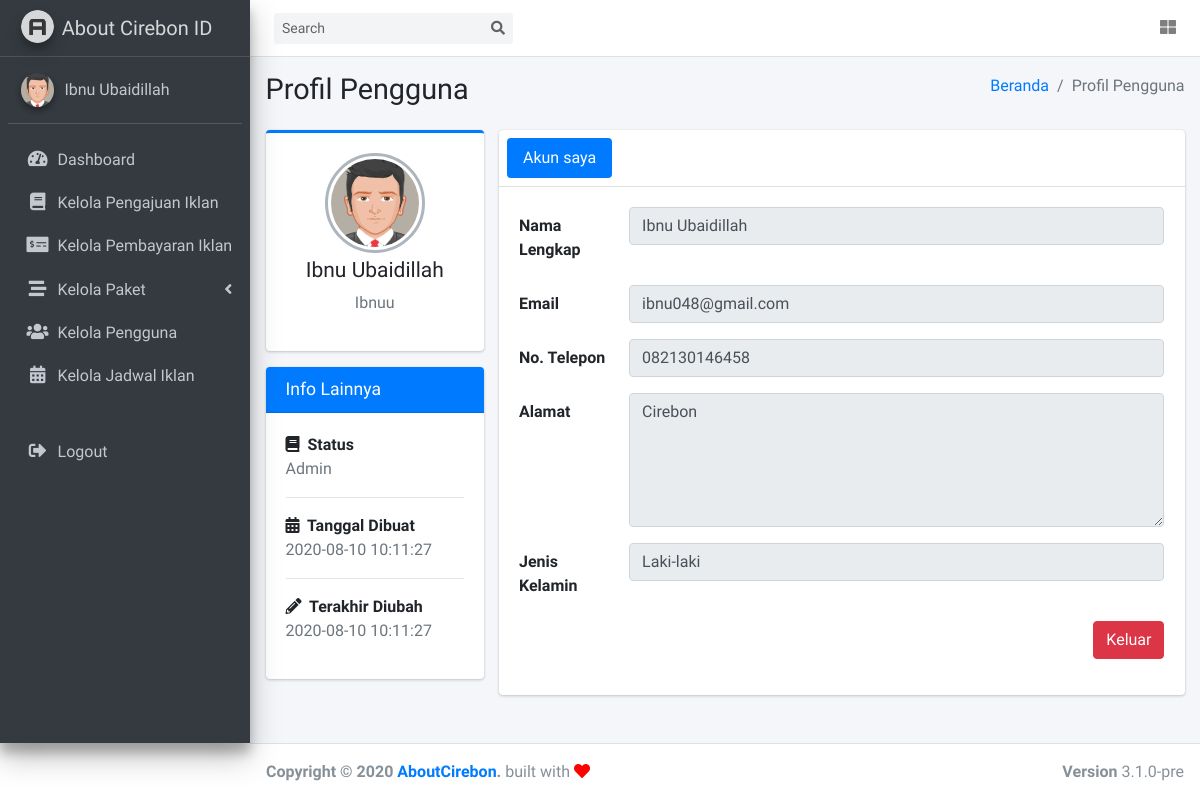
Page /index.php/profil on the committed database.
### tables this page shows
CREATE TABLE `tbl_pengguna` (
  `id_pengguna` int(11) NOT NULL,
  `username` varchar(40) NOT NULL,
  `password` varchar(40) NOT NULL,
  `email` varchar(50) NOT NULL,
  `nama` varchar(50) NOT NULL,
  `alamat` varchar(255) NOT NULL,
  `no_telp` varchar(20) NOT NULL,
  `jenis_kelamin` varchar(20) NOT NULL,
  `level` int(1) NOT NULL COMMENT '1:admin, 2:atasan, 3:pelanggan',
  `tanggal_dibuat` timestamp NOT NULL DEFAULT current_timestamp() ON UPDATE current_timestamp(),
  `aktif` int(11) NOT NULL,
  `terakhir_diubah` timestamp NOT NULL DEFAULT current_timestamp() ON UPDATE current_timestamp()
);

### application/libraries/Template.php (called while the page is built)
<?php
Class Template
{
    var $template_data = array();
    function set($nama, $value)
    {
        $this->template_data[$nama] = $value;
    }
    function load($template = '', $view = '', $view_data = array(), $return = FALSE)
    {
        $this->CI =& get_instance();
        $this->set('contents', $this->CI->load->view($view, $view_data, TRUE));
        return $this->CI->load->view($template, $this->template_data, $return);
    }
}
?>

### application/controllers/Profil.php (called while the page is built, shortened)
<?php
class Profil extends CI_Controller {
	public function index()
	{
		$this->template->load('template', 'profil');
	}
}

### index.php (called while the page is built, shortened)
<?php
require_once BASEPATH.'core/CodeIgniter.php';

### application/libraries/Fungsi.php (called while the page is built, shortened)
<?php
Class Fungsi {
    protected $ci;
    public function __construct() {
        $this->ci =& get_instance();
    }
    public function user_login() {
        $user_id = $this->ci->session->userdata('userid');
        $user_data  = $this->ci->pengguna_m->get($user_id)->row();
        return $user_data;
    }
}

### application/models/Pengguna_m.php (called while the page is built, shortened)
<?php
class Pengguna_m extends CI_Model
{
    public function get($id = null)
    {
        $this->db->from('tbl_pengguna');
        $query = $this->db->get();
        return $query;
    }
}

### application/views/profil.php (the view)
<section class="content-header">
  <div class="container-fluid">
    <div class="row mb-2">
      <div class="col-sm-6">
        <h1>Profil Pengguna</h1>
      </div>
      <div class="col-sm-6">
        <ol class="breadcrumb float-sm-right">
          <li class="breadcrumb-item"><a href="#">Beranda</a></li>
          <li class="breadcrumb-item active">Profil Pengguna</li>
        </ol>
      </div>
    </div>
  </div>
</section>
<section class="content">
  <div class="container-fluid">
    <div class="row">
      <div class="col-md-3">
        <div class="card card-primary card-outline">
          <div class="card-body box-profile">
            <div class="text-center">
              <img class="profile-user-img img-fluid img-circle" src="<?= base_url() ?>/assets/dist/img/profile/default.png" alt="Foto pengguna">
            </div>
            <h3 class="profile-username text-center"><?= $this->fungsi->user_login()->nama ?></h3>
            <p class="text-muted text-center"><?= $this->fungsi->user_login()->username ?></p>
          </div>
        </div>
        <div class="card card-primary">
          <div class="card-header">
            <h3 class="card-title">Info Lainnya</h3>
          </div>
          <div class="card-body">
            <strong><i class="fas fa-book mr-1"></i> Status</strong>
            <p class="text-muted">
              <?php
              if ($this->fungsi->user_login()->level == 1) {
                echo "Admin";
              } else if ($this->fungsi->user_login()->level == 2) {
                echo "Atasan";
              } else {
                echo "Member";
              }
              ?>
            </p>
            <hr>
            <strong><i class="fas fa-calendar-alt mr-1"></i> Tanggal Dibuat</strong>
            <p class="text-muted"><?= $this->fungsi->user_login()->tanggal_dibuat ?></p>
            <hr>
            <strong><i class="fas fa-pencil-alt mr-1"></i> Terakhir Diubah</strong>
            <p class="text-muted">
              <?= $this->fungsi->user_login()->terakhir_diubah ?>
            </p>
          </div>
        </div>
      </div>
      <div class="col-md-9">
        <div class="card">
          <div class="card-header p-2">
            <ul class="nav nav-pills">
              <li class="nav-item"><a class="nav-link active" href="#akun" data-toggle="tab">Akun saya</a></li>
            </ul>
          </div>
          <div class="card-body">
            <div class="tab-content">
              <div class="active tab-pane" id="akun">
                <form class="form-horizontal">
                  <div class="form-group row">
                    <label for="inputName" class="col-sm-2 col-form-label">Nama Lengkap</label>
                    <div class="col-sm-10">
                      <input type="text" class="form-control" value="<?= $this->fungsi->user_login()->nama ?>" disabled>
                    </div>
                  </div>
                  <div class="form-group row">
                    <label for="inputEmail" class="col-sm-2 col-form-label">Email</label>
                    <div class="col-sm-10">
                      <input type="email" class="form-control" value="<?= $this->fungsi->user_login()->email ?>" disabled>
                    </div>
                  </div>
                  <div class="form-group row">
                    <label for="inputName2" class="col-sm-2 col-form-label">No. Telepon</label>
                    <div class="col-sm-10">
                      <input type="text" class="form-control" value="<?= $this->fungsi->user_login()->no_telp ?>" disabled>
                    </div>
                  </div>
                  <div class="form-group row">
                    <label for="inputExperience" class="col-sm-2 col-form-label">Alamat</label>
                    <div class="col-sm-10">
                      <textarea class="form-control" cols="30" rows="5" disabled><?= $this->fungsi->user_login()->alamat ?></textarea>
                    </div>
                  </div>
                  <div class="form-group row">
                    <label for="inputSkills" class="col-sm-2 col-form-label">Jenis Kelamin</label>
                    <div class="col-sm-10">
                      <input type="text" class="form-control" value="<?= $this->fungsi->user_login()->jenis_kelamin ?>" disabled>
                    </div>
                  </div>
                  <div class="form-group row">
                    <div class="offset-sm-2 col-sm-10">
                      <a class="btn btn-danger float-right" href="<?= site_url('auth/logout') ?>">Keluar</a>
                    </div>
                  </div>
                </form>
              </div>
            </div>
          </div>
        </div>
      </div>
    </div>
  </div>
</section>
</div>

### application/views/template.php (shortened to what this page needs)
<!DOCTYPE html>
<html lang="en">
<head>
  <link rel="stylesheet" href="<?= base_url() ?>assets/plugins/fontawesome-free/css/all.min.css">
  <link rel="stylesheet" href="https://cdnjs.cloudflare.com/ajax/libs/izitoast/1.4.0/css/iziToast.css" />
  <link rel="stylesheet" href="<?= base_url() ?>assets/plugins/datatables-bs4/css/dataTables.bootstrap4.min.css">
  <link rel="stylesheet" href="<?= base_url() ?>assets/plugins/datatables-responsive/css/responsive.bootstrap4.min.css">
  <link rel="stylesheet" href="<?= base_url() ?>assets/dist/css/adminlte.min.css">
</head>
<body class="hold-transition sidebar-mini">
  <div class="wrapper">
    <nav class="main-header navbar navbar-expand navbar-white navbar-light">
      <form class="form-inline ml-3">
        <div class="input-group input-group-sm">
          <input class="form-control form-control-navbar" type="search" placeholder="Search" aria-label="Search">
          <div class="input-group-append">
            <button class="btn btn-navbar" type="submit">
              <i class="fas fa-search"></i>
            </button>
          </div>
        </div>
      </form>
      <ul class="navbar-nav ml-auto">
        <li class="nav-item">
          <a class="nav-link" data-widget="control-sidebar" data-slide="true" href="#" role="button">
            <i class="fas fa-th-large"></i>
          </a>
        </li>
      </ul>
    </nav>
    <aside class="main-sidebar sidebar-dark-primary elevation-4">
      <a href="<?= base_url('dashboard') ?>" class="brand-link">
        <img src="<?= base_url() ?>assets/dist/img/AdminLTELogo.png" alt="AdminLTE Logo" class="brand-image img-circle elevation-3" style="opacity: .8">
        <span class="brand-text font-weight-light">About Cirebon ID</span>
      </a>
      <div class="sidebar">
        <div class="user-panel mt-3 pb-3 mb-3 d-flex">
          <div class="image">
            <img src="<?= base_url() ?>/assets/dist/img/profile/default.png" class="img-circle elevation-2" alt="User Image">
          </div>
          <div class="info">
            <a href="<?= base_url('profil') ?>" class="d-block"><?= $this->fungsi->user_login()->nama ?></a>
          </div>
        </div>
        <nav class="mt-2">
          <ul class="nav nav-pills nav-sidebar flex-column" data-widget="treeview" role="menu" data-accordion="false">
            <li class="nav-item has-treeview">
              <a href="<?= base_url('dashboard') ?>" class="nav-link <?= $this->uri->segment(1) == 'dashboard' || $this->uri->segment(1) == '' ? 'active' : '' ?>">
                <i class="nav-icon fas fa-tachometer-alt"></i>
                <p>
                  Dashboard
                </p>
              </a>
            </li>
            <?php if ($this->fungsi->user_login()->level == 1 || $this->fungsi->user_login()->level == 3) { ?>
              <li class="nav-item has-treeview">
                <a href="<?= base_url('pengajuan') ?>" class="nav-link <?= $this->uri->segment(1) == 'pengajuan' ? 'active' : '' ?>">
                  <i class="nav-icon fas fa-book"></i>
                  <p>
                    Kelola Pengajuan Iklan
                  </p>
                </a>
              </li>
              <li class="nav-item has-treeview">
                <a href="#" class="nav-link <?= $this->uri->segment(1) == 'pembayaran' ? 'active' : '' ?>">
                  <i class="nav-icon fas fa-money-check-alt"></i>
                  <p>
                    Kelola Pembayaran Iklan
                  </p>
                </a>
                <?php if ($this->fungsi->user_login()->level == 1) { ?>
              <li class="nav-item has-treeview <?= $this->uri->segment(1) == 'paket' || $this->uri->segment(1) == 'paket_detail' || $this->uri->segment(1) == 'tipe_paket' ? 'menu-open' : '' ?>">
                <a href="#" class="nav-link">
                  <i class="nav-icon fa fa-stream"></i>
                  <p>
                    Kelola Paket
                    <i class="right fas fa-angle-left"></i>
                  </p>
                </a>
                <?php } ?>
                <?php if ($this->fungsi->user_login()->level == 1) { ?>
              <li class="nav-item has-treeview">
                <a href="<?= base_url('pengguna') ?>" class="nav-link <?= $this->uri->segment(1) == 'pengguna' ? 'active' : '' ?>">
                  <i class="nav-icon fas fa-users"></i>
                  <p>
                    Kelola Pengguna
                  </p>
                </a>
              </li>
              <li class="nav-item has-treeview">
                <a href="#" class="nav-link">
                  <i class="nav-icon fa fa-calendar-alt"></i>
                  <p>
                    Kelola Jadwal Iklan
                  </p>
                </a>
              </li>
            <?php } ?>
          <?php } ?>
            <li class="nav-item has-treeview">
              <a href="<?= site_url('auth/logout') ?>" class="nav-link">
                <i class="nav-icon fa fa-sign-out-alt"></i>
                Logout
              </a>
            </li>
          </ul>
        </nav>
      </div>
    </aside>
    <div class="content-wrapper">
      <?= $contents ?>
    </div>
    <footer class="main-footer">
      <div class="float-right d-none d-sm-block">
        <b>Version</b> 3.1.0-pre
      </div>
      <strong>Copyright &copy; 2020 <a href="http://aboutcirebon.id" target="_blank">AboutCirebon</a>.</strong> built with <i class="fa fa-heart" style="color: red"></i>
  </footer>
</body>
</html>

### rows in the picture
tbl_pengguna: nama "Ibnu Ubaidillah", username "Ibnuu", tanggal_dibuat "2020-08-10 10:11:27", terakhir_diubah "2020-08-10 10:11:27", email "ibnu048@gmail.com", no_telp "082130146458", alamat "Cirebon", jenis_kelamin "Laki-laki"
